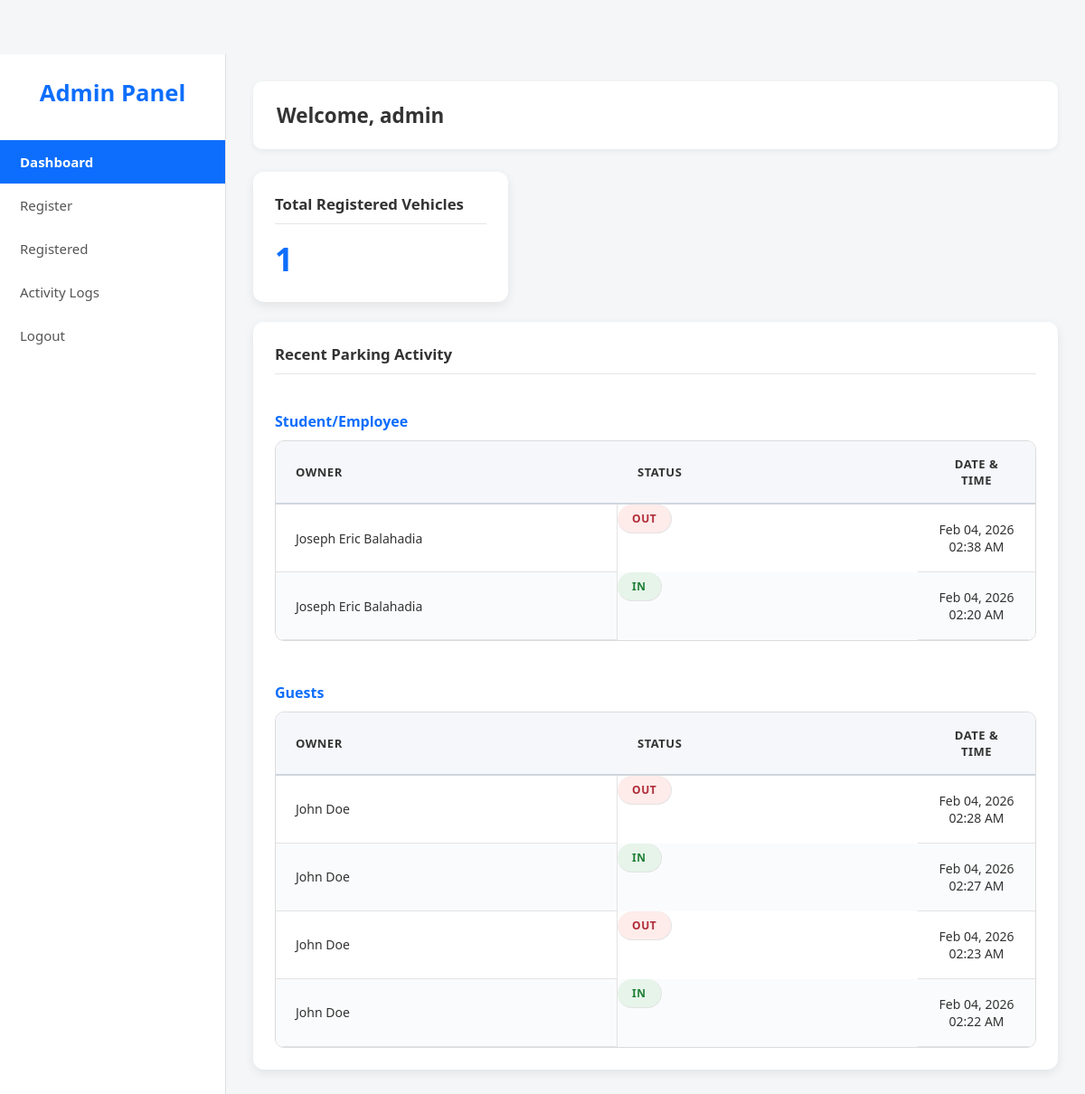
Page /dashboard.php (signed in) on the committed database.
### tables this page shows
CREATE TABLE `parking_logs` (
  `id` int(11) NOT NULL,
  `vehicle_id` int(11) DEFAULT NULL,
  `owner_name` varchar(255) DEFAULT NULL,
  `action` enum('IN','OUT') NOT NULL,
  `scanned_at` datetime DEFAULT current_timestamp()
);

### dashboard.php (the view, shortened to what this page needs)
<?php
require 'db.php';
$totalRegistered = 0;
$totalSql = "SELECT COUNT(*) AS total FROM vehicles";
$totalResult = $conn->query($totalSql);
if ($totalResult && $row = $totalResult->fetch_assoc()) {
    $totalRegistered = $row['total'];
}
$vehicleSql = "
    SELECT owner_name, action, scanned_at
    FROM parking_logs
    WHERE COALESCE(vehicle_id, 0) > 0
    ORDER BY scanned_at DESC
    LIMIT 10
";
$vehicleResult = $conn->query($vehicleSql);
$vehicleActivities = [];
if ($vehicleResult) {
    while ($row = $vehicleResult->fetch_assoc()) {
        $vehicleActivities[] = $row;
    }
}
$guestSql = "
    SELECT owner_name, action, scanned_at
    FROM parking_logs
    WHERE COALESCE(vehicle_id, 0) = 0
    ORDER BY scanned_at DESC
    LIMIT 10
";
$guestResult = $conn->query($guestSql);
$guestActivities = [];
if ($guestResult) {
    while ($row = $guestResult->fetch_assoc()) {
        $guestActivities[] = $row;
    }
}
?>
<!DOCTYPE html>
<html lang="en">
<head>
    <link rel="stylesheet" href="dashboard.css">
</head>
<body>
<div class="dashboard-wrapper">
    <aside class="sidebar">
        <div class="logo-container">Admin Panel</div>
        <nav class="nav-links">
            <a href="dashboard.php" class="active">Dashboard</a>
            <a href="register_choice.php">Register</a>
            <a href="view_vehicles.php">Registered</a>
            <a href="activity_logs.php">Activity Logs</a>
            <a href="logout.php">Logout</a>
        </nav>
    </aside>
    <main class="main-content">
        <header class="main-header">
            <h1>Welcome, <span><?= htmlspecialchars($_SESSION['username']) ?></span></h1>
        </header>
        <div class="content-grid">
            <div class="card">
                <h3>Total Registered Vehicles</h3>
                <p><?= number_format($totalRegistered) ?></p>
            </div>
            <div class="full-width-card">
                <h3>Recent Parking Activity</h3>
                <div class="activity-table-wrapper">
                    <h4 class="section-title">Student/Employee</h4>
                    <table class="activity-table">
                        <thead>
                            <tr>
                                <th>Owner</th>
                                <th>Status</th>
                                <th>Date & Time</th>
                            </tr>
                        </thead>
                        <tbody>
                            <?php if (empty($vehicleActivities)): ?>
                                <tr>
                                    <td colspan="3">No recent activity</td>
                                </tr>
                            <?php else: ?>
                                <?php foreach ($vehicleActivities as $log): ?>
                                    <tr>
                                        <td><?= htmlspecialchars($log['owner_name']) ?></td>
                                        <td class="<?= $log['action'] === 'IN' ? 'in' : 'out' ?>">
                                            <?= $log['action'] ?>
                                        </td>
                                        <td><?= date('M d, Y h:i A', strtotime($log['scanned_at'])) ?></td>
                                    </tr>
                                <?php endforeach; ?>
                            <?php endif; ?>
                        </tbody>
                    </table>
                </div>
                <div class="activity-table-wrapper mt-24">
                    <h4 class="section-title">Guests</h4>
                    <table class="activity-table">
                        <thead>
                            <tr>
                                <th>Owner</th>
                                <th>Status</th>
                                <th>Date & Time</th>
                            </tr>
                        </thead>
                        <tbody>
                            <?php if (empty($guestActivities)): ?>
                                <tr>
                                    <td colspan="3">No recent activity</td>
                                </tr>
                            <?php else: ?>
                                <?php foreach ($guestActivities as $log): ?>
                                    <tr>
                                        <td><?= htmlspecialchars($log['owner_name']) ?></td>
                                        <td class="<?= $log['action'] === 'IN' ? 'in' : 'out' ?>">
                                            <?= $log['action'] ?>
                                        </td>
                                        <td><?= date('M d, Y h:i A', strtotime($log['scanned_at'])) ?></td>
                                    </tr>
                                <?php endforeach; ?>
                            <?php endif; ?>
                        </tbody>
                    </table>
                </div>
            </div>
        </div>
    </main>
</div>
</body>
</html>

### dashboard.css (style rules this page uses)
.activity-table .in { background-color: #e6f4ea !important; color: #1e7e34 !important; }
.activity-table .out { background-color: #fdecea !important; color: #b02a37 !important; }
* { box-sizing: border-box; }
body { margin: 0; font-family: "Segoe UI", Tahoma, Geneva, Verdana, sans-serif; background-color: #f4f6f8; color: #333; padding-top: 60px; }
.dashboard-wrapper { display: flex; min-height: 100vh; }
.sidebar { width: 250px; background-color: #ffffff; border-right: 1px solid #e0e0e0; padding: 25px 0; display: flex; flex-direction: column; }
.logo-container { text-align: center; font-size: 1.6rem; font-weight: 700; color: #0d6efd; margin-bottom: 35px; }
.nav-links a { display: block; padding: 14px 22px; color: #555; text-decoration: none; font-size: 15px; transition: all 0.2s ease; }
.nav-links a.active { background-color: #0d6efd; color: #ffffff; font-weight: 600; }
.main-content { flex: 1; padding: 30px; position: relative; }
.main-header { background-color: #ffffff; padding: 22px 26px; border-radius: 10px; margin-bottom: 25px; box-shadow: 0 2px 6px rgba(0, 0, 0, 0.06); }
.main-header h1 { margin: 0; font-size: 1.4rem; }
.content-grid { display: grid; grid-template-columns: repeat(auto-fit, minmax(260px, 1fr)); gap: 22px; }
.card, .full-width-card { background-color: #ffffff; padding: 24px; border-radius: 12px; box-shadow: 0 4px 12px rgba(0, 0, 0, 0.08); }
.card h3, .full-width-card h3 { margin: 0 0 14px; font-size: 1.05rem; padding-bottom: 10px; border-bottom: 1px solid #e5e5e5; }
.card p { margin: 0; font-size: 2.2rem; font-weight: 700; color: #0d6efd; }
.full-width-card { grid-column: 1 / -1; }
.activity-table-wrapper, .table-container { margin-top: 20px; overflow-x: auto; }
.activity-table { width: 100%; min-width: 720px; border-collapse: separate; border-spacing: 0; background-color: #ffffff; border: 1px solid #dcdcdc; border-radius: 10px; overflow: hidden; }
.activity-table thead th { background-color: #f5f7fa; padding: 16px 22px; font-size: 13px; font-weight: 600; text-transform: uppercase; letter-spacing: 0.5px; text-align: left; border-bottom: 2px solid #cfd6dd; }
.activity-table td { padding: 18px 22px; font-size: 14px; border-bottom: 1px solid #e3e3e3; border-right: 1px solid #e3e3e3; vertical-align: middle; }
.activity-table td:last-child, .activity-table th:last-child { border-right: none; }
.activity-table tbody tr:nth-child(even) { background-color: #fafbfc; }
.activity-table th:first-child, .activity-table td:first-child { text-align: left; width: 45%; }
.activity-table th:nth-child(3), .activity-table td:nth-child(3) { text-align: center; width: 130px; }
.activity-table .in, .activity-table .out { display: inline-block; padding: 7px 16px; border-radius: 20px; font-size: 12px; font-weight: 600; letter-spacing: 0.6px; }
.activity-table .in { background-color: #e6f4ea; color: #1e7e34; }
.activity-table .out { background-color: #fdecea; color: #b02a37; }
.section-title { margin-bottom: 10px; color: #0d6efd; }
.mt-24 { margin-top: 24px; }

### rows in the picture
parking_logs: owner_name "Joseph Eric Balahadia", action "OUT", scanned_at "Feb 04, 2026 02:38 AM"
parking_logs: owner_name "Joseph Eric Balahadia", action "IN", scanned_at "Feb 04, 2026 02:20 AM"
parking_logs: owner_name "John Doe", action "OUT", scanned_at "Feb 04, 2026 02:28 AM"
parking_logs: owner_name "John Doe", action "IN", scanned_at "Feb 04, 2026 02:27 AM"
parking_logs: owner_name "John Doe", action "OUT", scanned_at "Feb 04, 2026 02:23 AM"
parking_logs: owner_name "John Doe", action "IN", scanned_at "Feb 04, 2026 02:22 AM"

### other values in the picture
$_SESSION['username'] "admin"
$totalRegistered "1"
